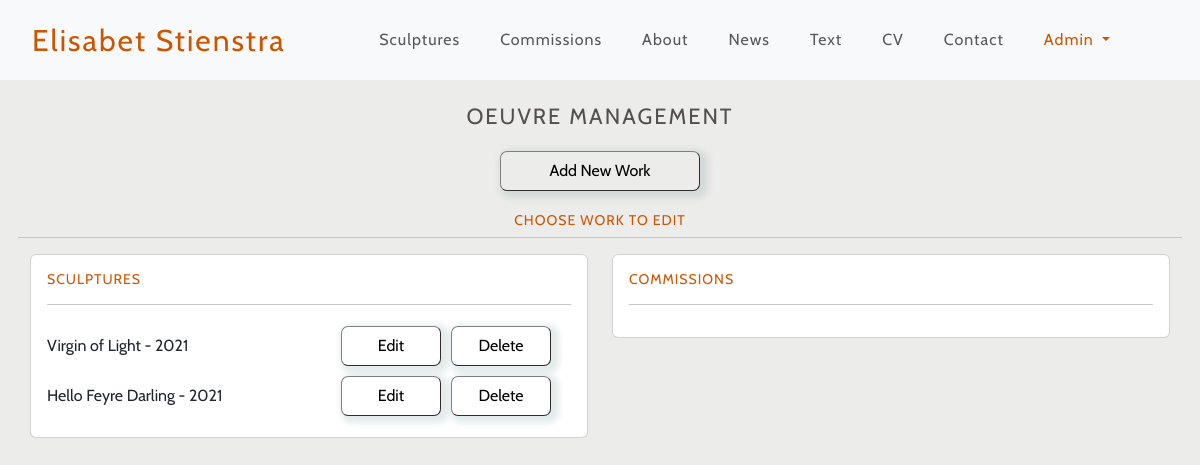
The app's page /oeuvre/oeuvre_management/ (signed in), older data.
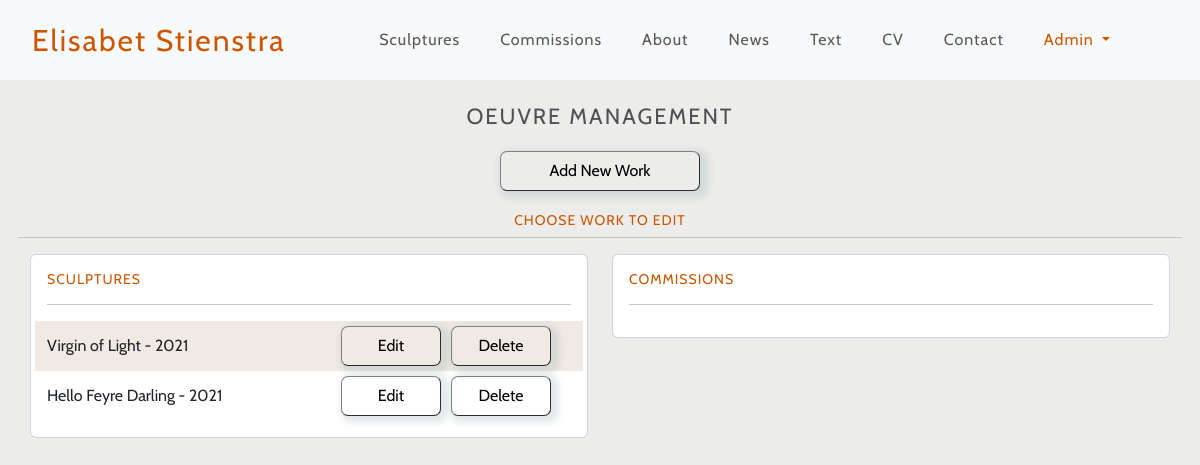
The same page, newer data.
### oeuvre/views.py (the view)
# urls.py: path('oeuvre_management/', views.oeuvre_management, name='oeuvre_management'),
@login_required
def oeuvre_management(request):
    if not request.user.is_superuser:
        sweetify.toast(request, 'Only an Admin can access this page', icon="error", timer=2000,
                            timerProgressBar=True)
        return redirect(reverse('home'))
    items = Work.objects.all()
    category =  Category.objects.all()
    context = {
        'category': category,
        'items': items,
    }
    return render(request, "oeuvre/oeuvre_management.html", context)

### oeuvre/templates/oeuvre/oeuvre_management.html
{% extends "base.html" %}
{% load static %}
{% block content %}
<div class="container g-lg-0">
<h1 class="pt-4 pb-2">Oeuvre Management</h1>
<section class="text-center">
    <a href="{% url 'add_work' %}"><button class="button-xl">Add New Work</button></a>
</section>
<section>
    <div class="row">
        <h2 class="pt-3">Choose work to edit</h2>
        <hr>
        {% for c in category %}
        <div class="col-12 col-lg-6">
        <div class="card">
            <div class="card-body">
            <h3>{{ c.friendly_name }}</h3>
            <hr>
            {% for work in items %}
            {% if work.category == c %}
            <div class="row {% if work.hide %} hidden {% endif %}">
                <div class="col-6 m-auto">
                    <a href="{% url 'edit_work' work.id %}"><p>{{ work.title }} - {{ work.date |date:"Y" }}</p></a>
                </div>
                <div class="col text-center">
                    <a href="{% url 'edit_work' work.id %}"><button>Edit</button></a><a data-bs-toggle="modal" data-bs-target="#modal-delete" data-bs-link="{% url 'delete_work' work.id %}"><button>Delete</button></a>
                </div>
            </div>
            {% endif %}
            {% endfor %}
        </div>
    </div>
</div>
{% endfor %}
    </div>
</section>
</div>
{% endblock %}

Row changes from the older to the newer data that the page shows:
changed Work "Virgin of Light": hide False → True (drawn)
